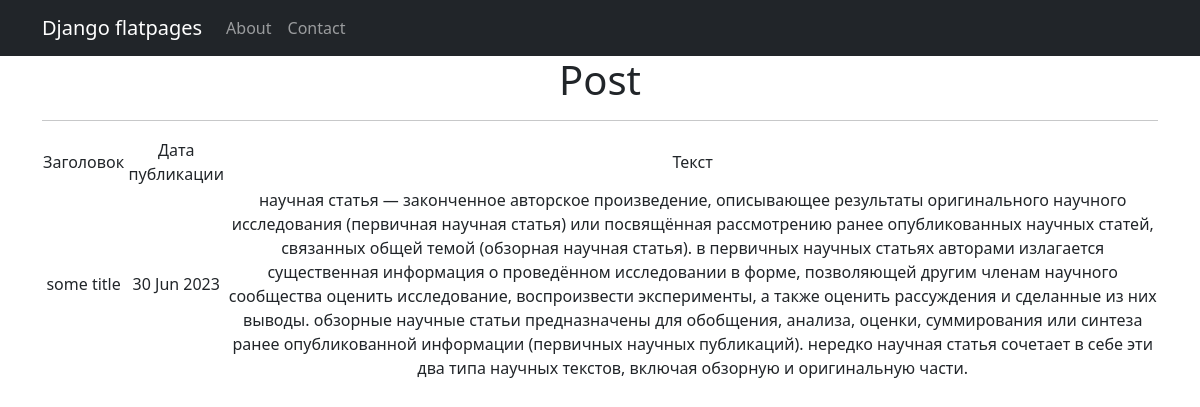
/posts/1, run on the app's committed database.
### newsportal/models.py (models this page shows, shortened)
class Post(models.Model):
    news = 'NE'
    article = 'AR'
    POST_TYPES = [
        (news, 'Новость'),
        (article, 'Статья'),
    ]
    time_in = models.DateTimeField(auto_now_add=True, verbose_name='Дата изменения')
    title = models.CharField(max_length = 255, default = 'Some Title', verbose_name='Заголовок')
    text = models.CharField(max_length = 2048, default = 'Some Text', verbose_name='Контент')
    rating = models.IntegerField(default = 0)
    news_or_post = models.CharField(max_length=2, choices=POST_TYPES, default=article, verbose_name='Вид поста')
    author = models.ForeignKey(Author, on_delete=models.CASCADE, verbose_name='Автор')
    categories = models.ManyToManyField(Category, through='PostCategory')

### newsportal/views.py (the view)
# urls.py: path('<int:pk>', PostDetail.as_view()),
class PostDetail(DetailView):
    model = Post
    template_name = 'post.html'
    context_object_name = 'post'

### newsportal/templatetags/custom_filters.py (called while the page is built)
@register.filter()
def censor(value: str):
    for a in ban_words:
        value = value.lower().replace(a.lower()[1:], '*'*len(a[1:]))
    return value

@register.filter()
def current_time(time, format_string='%d %b  %Y'):
    time = time.strftime(format_string)
    return time

### templates/post.html (shortened to what this page needs)
{% extends 'flatpages/default.html' %}
{% load custom_filters %}
{% block content %}
<h1>Post</h1>
<hr>
      <table>
          <tr>
              <td> Заголовок </td>
              <td> Дата публикации </td>
              <td> Текст </td>
          </tr>
          <tr>
              <td> {{ post.title|censor }} </td>
              <td> {{ post.time_in|current_time }} </td>
              <td> {{ post.text|censor }} </td>
          </tr>
      </table>
{% endblock content %}

### data on the page
Post: title|censor "some title", time_in|current_time "30 Jun 2023", text|censor "научная статья — законченное авторское произведение, описывающее результаты оригинального научного исследования (первичная научная статья) или посвящённая рассмотрению ранее опубликованных научных статей, связанных общей темой (обзорная научная статья). в первичных научных статьях авторами излагается существенная информация о проведённом исследовании в форме, позволяющей другим членам научного сообщества оценить исследование, воспроизвести эксперименты, а также оценить рассуждения и сделанные из них выводы. обзорные научные статьи предназначены для обобщения, анализа, оценки, суммирования или синтеза ранее опубликованной информации (первичных научных публикаций). нередко научная статья…"
